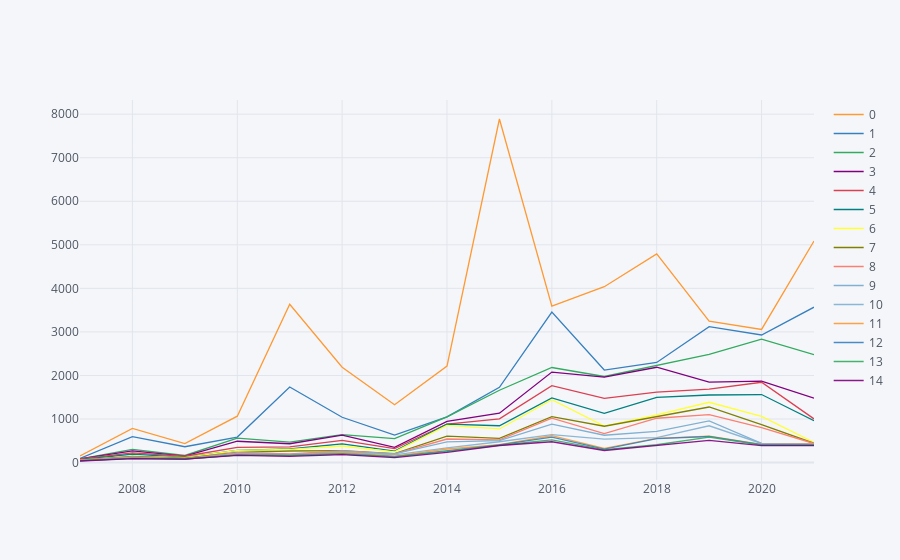

Notebook cell for this chart:
### Code cell
top15empsn.transpose().iplot()

### Figure 1 — Plotly figure (JSON) as saved in the notebook; plotly's stock layout.template omitted (floating-point values rounded to 4 significant figures)
{"data": [{"line": {"color": "rgba(255, 153, 51, 1.0)", "dash": "solid", "shape": "linear", "width": 1.3}, "mode": "lines", "name": "0", "text": "", "type": "scatter", "x": [2007, 2008, 2009, 2010, 2011, 2012, 2013, 2014, 2015, 2016, 2017, 2018, 2019, 2020, 2021], "y": [151, 783, 435, 1065, 3634, 2190, 1329, 2216, 7889, 3593, 4038, 4793, 3247, 3057, 5086]}, {"line": {"color": "rgba(55, 128, 191, 1.0)", "dash": "solid", "shape": "linear", "width": 1.3}, "mode": "lines", "name": "1", "text": "", "type": "scatter", "x": [2007, 2008, 2009, 2010, 2011, 2012, 2013, 2014, 2015, 2016, 2017, 2018, 2019, 2020, 2021], "y": [94, 595, 364, 586, 1736, 1040, 632, 1049, 1727, 3454, 2125, 2298, 3120, 2930, 3568]}, {"line": {"color": "rgba(50, 171, 96, 1.0)", "dash": "solid", "shape": "linear", "width": 1.3}, "mode": "lines", "name": "2", "text": "", "type": "scatter", "x": [2007, 2008, 2009, 2010, 2011, 2012, 2013, 2014, 2015, 2016, 2017, 2018, 2019, 2020, 2021], "y": [84, 302, 163, 560, 469, 640, 551, 1048, 1661, 2183, 1976, 2228, 2483, 2836, 2476]}, {"line": {"color": "rgba(128, 0, 128, 1.0)", "dash": "solid", "shape": "linear", "width": 1.3}, "mode": "lines", "name": "3", "text": "", "type": "scatter", "x": [2007, 2008, 2009, 2010, 2011, 2012, 2013, 2014, 2015, 2016, 2017, 2018, 2019, 2020, 2021], "y": [84, 269, 150, 490, 432, 632, 350, 946, 1133, 2077, 1963, 2189, 1847, 1872, 1478]}, {"line": {"color": "rgba(219, 64, 82, 1.0)", "dash": "solid", "shape": "linear", "width": 1.3}, "mode": "lines", "name": "4", "text": "", "type": "scatter", "x": [2007, 2008, 2009, 2010, 2011, 2012, 2013, 2014, 2015, 2016, 2017, 2018, 2019, 2020, 2021], "y": [82, 224, 145, 350, 362, 511, 322, 885, 1004, 1766, 1473, 1617, 1688, 1844, 1003]}, {"line": {"color": "rgba(0, 128, 128, 1.0)", "dash": "solid", "shape": "linear", "width": 1.3}, "mode": "lines", "name": "5", "text": "", "type": "scatter", "x": [2007, 2008, 2009, 2010, 2011, 2012, 2013, 2014, 2015, 2016, 2017, 2018, 2019, 2020, 2021], "y": [65, 193, 117, 281, 311, 429, 265, 882, 845, 1484, 1130, 1499, 1551, 1562, 963]}, {"line": {"color": "rgba(255, 255, 51, 1.0)", "dash": "solid", "shape": "linear", "width": 1.3}, "mode": "lines", "name": "6", "text": "", "type": "scatter", "x": [2007, 2008, 2009, 2010, 2011, 2012, 2013, 2014, 2015, 2016, 2017, 2018, 2019, 2020, 2021], "y": [57, 147, 112, 278, 305, 381, 247, 853, 772, 1442, 838, 1095, 1385, 1060, 464]}, {"line": {"color": "rgba(128, 128, 0, 1.0)", "dash": "solid", "shape": "linear", "width": 1.3}, "mode": "lines", "name": "7", "text": "", "type": "scatter", "x": [2007, 2008, 2009, 2010, 2011, 2012, 2013, 2014, 2015, 2016, 2017, 2018, 2019, 2020, 2021], "y": [55, 142, 99, 233, 266, 274, 204, 608, 557, 1056, 834, 1050, 1276, 871, 443]}, {"line": {"color": "rgba(251, 128, 114, 1.0)", "dash": "solid", "shape": "linear", "width": 1.3}, "mode": "lines", "name": "8", "text": "", "type": "scatter", "x": [2007, 2008, 2009, 2010, 2011, 2012, 2013, 2014, 2015, 2016, 2017, 2018, 2019, 2020, 2021], "y": [53, 128, 91, 227, 198, 270, 200, 541, 522, 1019, 667, 1018, 1101, 805, 437]}, {"line": {"color": "rgba(128, 177, 211, 1.0)", "dash": "solid", "shape": "linear", "width": 1.3}, "mode": "lines", "name": "9", "text": "", "type": "scatter", "x": [2007, 2008, 2009, 2010, 2011, 2012, 2013, 2014, 2015, 2016, 2017, 2018, 2019, 2020, 2021], "y": [46, 121, 87, 211, 184, 258, 198, 473, 503, 882, 627, 716, 958, 440, 428]}, {"line": {"color": "rgba(128, 177, 211, 0.8999999999999999)", "dash": "solid", "shape": "linear", "width": 1.3}, "mode": "lines", "name": "10", "text": "", "type": "scatter", "x": [2007, 2008, 2009, 2010, 2011, 2012, 2013, 2014, 2015, 2016, 2017, 2018, 2019, 2020, 2021], "y": [45, 114, 87, 195, 184, 236, 175, 337, 478, 643, 537, 571, 845, 438, 428]}, {"line": {"color": "rgba(255, 153, 51, 0.8999999999999999)", "dash": "solid", "shape": "linear", "width": 1.3}, "mode": "lines", "name": "11", "text": "", "type": "scatter", "x": [2007, 2008, 2009, 2010, 2011, 2012, 2013, 2014, 2015, 2016, 2017, 2018, 2019, 2020, 2021], "y": [45, 102, 83, 189, 170, 232, 148, 311, 410, 616, 324, 555, 608, 417, 422]}, {"line": {"color": "rgba(55, 128, 191, 0.8999999999999999)", "dash": "solid", "shape": "linear", "width": 1.3}, "mode": "lines", "name": "12", "text": "", "type": "scatter", "x": [2007, 2008, 2009, 2010, 2011, 2012, 2013, 2014, 2015, 2016, 2017, 2018, 2019, 2020, 2021], "y": [43, 98, 82, 176, 167, 202, 137, 268, 405, 586, 310, 549, 599, 412, 409]}, {"line": {"color": "rgba(50, 171, 96, 0.8999999999999999)", "dash": "solid", "shape": "linear", "width": 1.3}, "mode": "lines", "name": "13", "text": "", "type": "scatter", "x": [2007, 2008, 2009, 2010, 2011, 2012, 2013, 2014, 2015, 2016, 2017, 2018, 2019, 2020, 2021], "y": [37, 94, 78, 172, 159, 192, 131, 255, 398, 523, 299, 409, 582, 401, 408]}, {"line": {"color": "rgba(128, 0, 128, 0.8999999999999999)", "dash": "solid", "shape": "linear", "width": 1.3}, "mode": "lines", "name": "14", "text": "", "type": "scatter", "x": [2007, 2008, 2009, 2010, 2011, 2012, 2013, 2014, 2015, 2016, 2017, 2018, 2019, 2020, 2021], "y": [36, 90, 78, 167, 144, 184, 113, 236, 392, 478, 277, 399, 509, 391, 389]}], "layout": {"legend": {"bgcolor": "#F5F6F9", "font": {"color": "#4D5663"}}, "paper_bgcolor": "#F5F6F9", "plot_bgcolor": "#F5F6F9", "title": {"font": {"color": "#4D5663"}}, "xaxis": {"gridcolor": "#E1E5ED", "showgrid": true, "tickfont": {"color": "#4D5663"}, "title": {"font": {"color": "#4D5663"}, "text": ""}, "zerolinecolor": "#E1E5ED"}, "yaxis": {"gridcolor": "#E1E5ED", "showgrid": true, "tickfont": {"color": "#4D5663"}, "title": {"font": {"color": "#4D5663"}, "text": ""}, "zerolinecolor": "#E1E5ED"}}}
